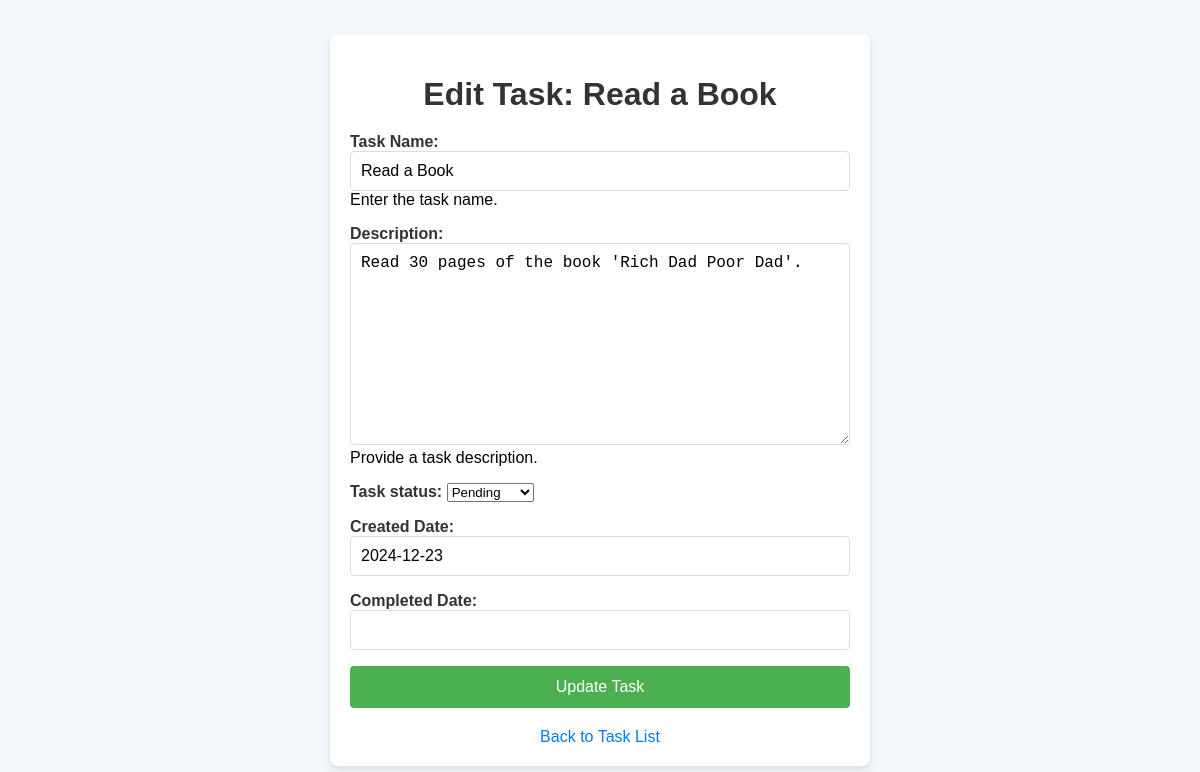
The page /edit/5/ on the database its author committed.
### task/models.py (models this page shows, shortened)
class Task(models.Model):
    STATUS_PENDING = 'pending'
    STATUS_COMPLETED = 'completed'
    STATUS_CHOICES = [
        (STATUS_PENDING, 'Pending'),
        (STATUS_COMPLETED, 'Completed'),
    ]
    task_name = models.CharField(max_length=50, verbose_name='Task Name', help_text='Enter the task name.')
    task_description = models.TextField(max_length=500, verbose_name='Description', help_text='Provide a task description.')
    task_status = models.CharField(max_length=10, choices=STATUS_CHOICES, default=STATUS_PENDING)
    task_created = models.DateField(default=date.today, verbose_name='Created Date')
    task_completed = models.DateField(null=True, blank=True, verbose_name='Completed Date')
    class Meta:
        verbose_name = "Task"
        verbose_name_plural = "Tasks"
        ordering = ['-task_created']

### task/views.py (the view)
# urls.py: path('edit/<int:task_id>/', views.edit_Task, name='task_edit'),
def edit_Task(request, task_id):
    task = get_object_or_404(Task, pk=task_id)
    if request.method == 'POST':
        form = TaskForm(request.POST, instance=task)
        if form.is_valid():
            form.save()
            messages.success(request, 'Task updated successfully!')
            return redirect('task:task_list')
        else:
            messages.error(request, 'There was an error with the form.')
    else:
        form = TaskForm(instance=task)
    return render(request, 'edit_task.html', {'form': form, 'task': task})

### task/forms.py
class TaskForm(forms.ModelForm):
    class Meta:
        model = Task
        fields = ['task_name', 'task_description', 'task_status', 'task_created', 'task_completed']

### task/templates/edit_task.html (shortened to what this page needs)
<!DOCTYPE html>
<html lang="en">
<head>
</head>
<body>
    <div class="container">
        <h1>Edit Task: {{ task.task_name }}</h1>
        <form method="post">
            {{ form.as_p }}
            <button type="submit">Update Task</button>
        </form>
        <div class="back-link">
            <a href="{% url 'task:task_list' %}">Back to Task List</a>
        </div>
    </div>
</body>
</html>

### task/templates/edit_task.html (style rules this page uses)
body { font-family: Arial, sans-serif; background-color: #f4f7fc; margin: 0; padding: 0; display: flex; justify-content: center; align-items: center; height: 100vh; }
.container { background-color: #ffffff; border-radius: 8px; box-shadow: 0 4px 8px rgba(0, 0, 0, 0.1); padding: 20px; width: 100%; max-width: 500px; }
h1 { text-align: center; color: #333; margin-bottom: 20px; }
label { font-weight: bold; color: #333; }
input[type="text"], input[type="datetime-local"], textarea { width: 100%; padding: 10px; border: 1px solid #ddd; border-radius: 4px; font-size: 16px; box-sizing: border-box; }
button { background-color: #4CAF50; color: white; padding: 12px 20px; border: none; border-radius: 4px; font-size: 16px; cursor: pointer; width: 100%; }
.back-link { display: block; text-align: center; margin-top: 20px; }
.back-link a { color: #007bff; text-decoration: none; font-size: 16px; }

### rows shown on the page
Task: task_name "Read a Book", task_description "Read 30 pages of the book 'Rich Dad Poor Dad'.", task_status "Pending", task_created "2024-12-23"
